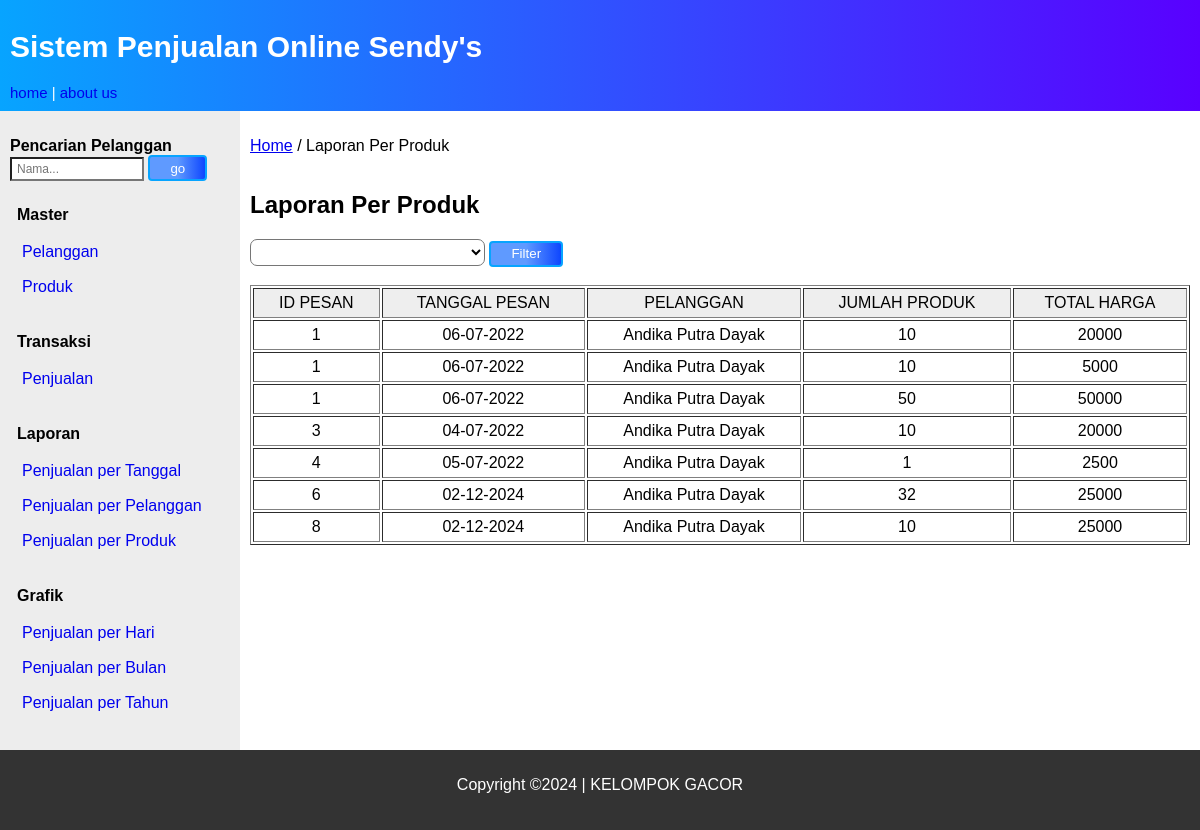
The page /index.php?page=penjualan_per_produk on the database its author committed.
### tables this page shows
CREATE TABLE `produk` (
  `id_produk` varchar(5) NOT NULL,
  `nm_produk` varchar(30) NOT NULL,
  `satuan` varchar(10) NOT NULL,
  `harga` decimal(10,0) NOT NULL,
  `stock` int(3) NOT NULL
);

CREATE TABLE `pesan` (
  `id_pesan` int(5) NOT NULL,
  `id_pelanggan` varchar(5) NOT NULL,
  `tgl_pesan` date NOT NULL
);

CREATE TABLE `pelanggan` (
  `id_pelanggan` varchar(5) NOT NULL,
  `nm_pelanggan` varchar(40) NOT NULL,
  `alamat` text NOT NULL,
  `telepon` varchar(20) NOT NULL,
  `email` varchar(50) NOT NULL
);

CREATE TABLE `detil_pesan` (
  `id_pesan` int(5) NOT NULL,
  `id_produk` varchar(5) NOT NULL,
  `jumlah` int(5) NOT NULL,
  `harga` decimal(10,0) NOT NULL
);

### penjualan_per_produk.php (the view, shortened to what this page needs)
<article>
    <p><a href="index.php">Home</a> / Laporan Per Produk </p>
    <h2 style="font-weight:900;">Laporan Per Produk</h2>
    <form action="" method="post">
        <select id="id_produk" class="box5" name="id_produk">
            <option value=""></option>
            <?php
            include "koneksi.php";
            $q = "SELECT * from produk";
            $resultq = mysqli_query($conn, $q);
            while ($x = mysqli_fetch_array($resultq)) {
            ?>
                <option value="<?php echo $x['nm_produk']; ?>">
                </option>
            <?php
            }
            ?>
        </select>
        <button type="submit" class="filter" name="filter_produk">Filter</button>
    </form><br />
    <table border="1">
        <tr>
            <th>ID PESAN</th>
            <th>TANGGAL PESAN</th>
            <th>PELANGGAN</th>
            <th>JUMLAH PRODUK</th>
            <th>TOTAL HARGA</th>
        </tr>
        <?php
        include_once "koneksi.php";
        if (isset($_POST['filter_produk'])) {
            $id_produk = $_POST['id_produk'];
            $query = "SELECT * FROM produk INNER JOIN detil_pesan ON produk.id_produk = detil_pesan.id_produk INNER JOIN pesan ON detil_pesan.id_pesan = pesan.id_pesan INNER JOIN pelanggan ON pesan.id_pelanggan = pelanggan.id_pelanggan
             WHERE produk.nm_produk  LIKE '" . $id_produk . "'";
            $sql = mysqli_query($conn, $query);
        } else {
            $query = "SELECT * FROM produk INNER JOIN detil_pesan ON produk.id_produk = detil_pesan.id_produk
        INNER JOIN pesan ON detil_pesan.id_pesan = pesan.id_pesan
         INNER JOIN pelanggan ON pesan.id_pelanggan = pelanggan.id_pelanggan ORDER BY detil_pesan.id_pesan";
            $sql = mysqli_query($conn, $query);
        }
        if(mysqli_num_rows($sql)){
        while ($row = mysqli_fetch_assoc($sql)) {
            $id_pesan = $row['id_pesan'];
            $tanggal_pesan = date('d-m-Y', strtotime($row['tgl_pesan']));
            $pelanggan = $row['nm_pelanggan'];
            $jumlah = $row['jumlah'];
            $harga = $row['harga'];
        ?>
            <tr>
                <td align="center"><?php echo $id_pesan ?></td>
                <td align="center"><?php echo  $tanggal_pesan ?></td>
                <td align="center"><?php echo $pelanggan ?></td>
                <td align="center"><?php echo  $jumlah ?></td>
                <td align="center"><?php echo  $harga ?></td>
            </tr>
        <?php } } else{
                  echo '<tr><td colspan ="5"align="center" ><strong> Data Tidak Ditemukan</strong></td></tr>';
        } ?>
    </table><br />
</article>

### style18.css (style rules this page uses)
* { box-sizing: border-box; scroll-behavior: smooth; }
body { font-family: Arial, Helvetica, sans-serif; margin: 0px; padding: 0px; }
nav, article { display: flex; flex-direction: column; min-height: 300px; padding: 10px; }
article { flex-grow: 20; max-width: 80%; }
tr th { background: #eeeeee; color: rgb(0, 0, 0); font-weight: normal; }
th, td { padding: 5px 10px; }
.box5 { font-size: 15px; padding: 3px 10px; background-color: rgb(255, 255, 255); width: 25%; color: #000000; text-align: center; }
select { border-radius: 7px; }
.filter { display: inline-block; text-decoration: none; padding: 3.5px 20px; border: 2px solid #07a4ff; border-radius: 4px; font-weight: normal; color: #fff; background-image: linear-gradient(90deg, #5f9aff 50%, #0e46fe 100%); }

### rows shown on the page
produk: pesan.id_pesan "1", pesan.tgl_pesan "06-07-2022", pelanggan.nm_pelanggan "Andika Putra Dayak", detil_pesan.jumlah "10", detil_pesan.harga "20000", pesan.id_pesan "3", pesan.tgl_pesan "04-07-2022"
produk: pesan.id_pesan "1", pesan.tgl_pesan "06-07-2022", pelanggan.nm_pelanggan "Andika Putra Dayak", detil_pesan.jumlah "10", detil_pesan.harga "5000"
produk: pesan.id_pesan "1", pesan.tgl_pesan "06-07-2022", pelanggan.nm_pelanggan "Andika Putra Dayak", detil_pesan.jumlah "50", detil_pesan.harga "50000"
produk: pesan.id_pesan "4", pesan.tgl_pesan "05-07-2022", pelanggan.nm_pelanggan "Andika Putra Dayak", detil_pesan.jumlah "1", detil_pesan.harga "2500", pesan.id_pesan "8", pesan.tgl_pesan "02-12-2024", detil_pesan.jumlah "10", detil_pesan.harga "25000"
produk: pesan.id_pesan "6", pesan.tgl_pesan "02-12-2024", pelanggan.nm_pelanggan "Andika Putra Dayak", detil_pesan.jumlah "32", detil_pesan.harga "25000"
